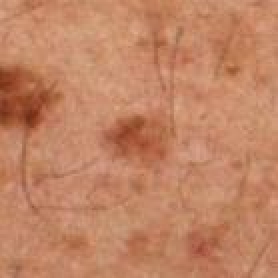
#> input picture poc-nrc-main/foundational_models/sample_img_1.jpg, 139 x 139 px (shown 2 times larger)
$ python -i skin_tone.py   (imports and definitions only)
#> lines starting #> are read from the running program, lines starting #| are printed output that depends on the picture
#> further down, picture is the input picture: PIL image 139x139 RGB; mean R, G, B 193.1, 132.3, 100.9
"""
Skin-tone scope rule: "darker skin: not validated" (decision 2026-10-22: the final model is near chance on Fitzpatrick
V-VI, DDI AUROC 0.58, so such images are flagged instead of explained as if the model were reliable).

Two estimators were tried, both validated against the tone labels we have (never DDI):
  ITA from pixels      NEGATIVE RESULT: AUROC 0.69-0.73 and a cutoff that flags 55% of all images (camera, lighting and
                       white balance differ between sources). Kept below for the record, not used.
  learned (adopted)    L2 logistic regression on frozen DINOv2-L features, trained on train rows (class-balanced),
                       threshold chosen on VALIDATION for 85% sensitivity to dark skin; test AUROC 0.91.
                       `python interpret/skin_tone.py fit` writes tone_model.npz + validation_learned.json.

ITA details (the negative result):

ITA = arctan((L* - 50) / b*) in degrees, from skin pixels (YCbCr skin mask) with the darkest 20% of them dropped
(lesion, shadow, hair), medians of L* and b*. Computed on a 256-px copy. Classical, transparent, no learned model.
Standard bands: > 55 very light, 41-55 light, 28-41 intermediate, 10-28 tan, -30-10 brown, < -30 dark.

Validation uses TRAIN rows only for choosing the cutoff, then reports on the selection data and the test split:
  dark label = Fitzpatrick V-VI (ISIC column, MIDAS) or MILK10k tone class <= 2 (0 = darkest)
  cutoff     ITA value maximising sensitivity + specificity (Youden) for "dark" on train
Never reads DDI, DDI-2, MCR-SL or the ISIC overview (locked): the rule is justified by the already-logged DDI result.

    python interpret/skin_tone.py            -> eval/output/interpretability/skin_tone/{ita.parquet,validation.json}
"""
import json
from pathlib import Path

import numpy as np
import pandas as pd
from PIL import Image
from skimage.color import rgb2lab
from sklearn.metrics import roc_auc_score

ROOT = Path(__file__).resolve().parents[1]
OUT = ROOT / "eval/output/interpretability/skin_tone"
ISIC_DIR = ROOT / "uncertaintyNet-main/datasets_768/ISIC_clinical"
MIDAS_DIR = ROOT / "data/midas/files_768"
SIZE = 256


def estimate_ita(img):
    """ITA in degrees for a PIL RGB image; NaN when too few skin pixels."""
    im = img.convert("RGB")
    im.thumbnail((SIZE, SIZE))
    ycc = np.asarray(im.convert("YCbCr")).astype(np.int32)
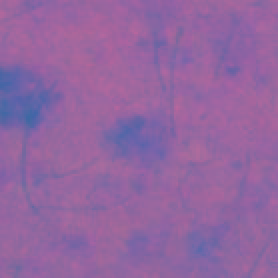
#> ycc: shape (139, 139, 3) int32 (shown 2 times larger); mean R, G, B 146.3, 101.7, 160.4
    cb, cr = ycc[..., 1], ycc[..., 2]
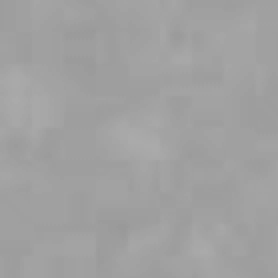
#> cr: shape (139, 139) int32 (shown 2 times larger); min 153, max 170, mean 160.4
    skin = (cb >= 77) & (cb <= 127) & (cr >= 133) & (cr <= 173)
#> skin: shape (139, 139) bool; every value is 1
    if skin.sum() < 500:
        return float("nan")
    lab = rgb2lab(np.asarray(im).astype(np.float64) / 255.0)[skin]
    keep = lab[:, 0] >= np.quantile(lab[:, 0], 0.2)
    lab = lab[keep]
    L, b = np.median(lab[:, 0]), np.median(lab[:, 2])
#> L = 62.81; b = 25.85
    return float(np.degrees(np.arctan2(L - 50.0, b)))


# [49 lines left out: functions labelled_images, fit_tone_classifier, not called in this run]


class ToneScope:
    """Runtime rule: DINOv2-L CLS embedding -> (flag, probability of 'darker skin')."""
    def __init__(self):
        z = np.load(OUT / "tone_model.npz")
        self.m = {k: z[k] for k in z.files}

    # [32 lines left out: functions __call__, main, not called in this run]


# [3 lines not run here, left out]

>>> from PIL import Image
>>> picture = Image.open('../poc-nrc-main/foundational_models/sample_img_1.jpg')
>>> result = estimate_ita(picture)
#> result = 26.36
